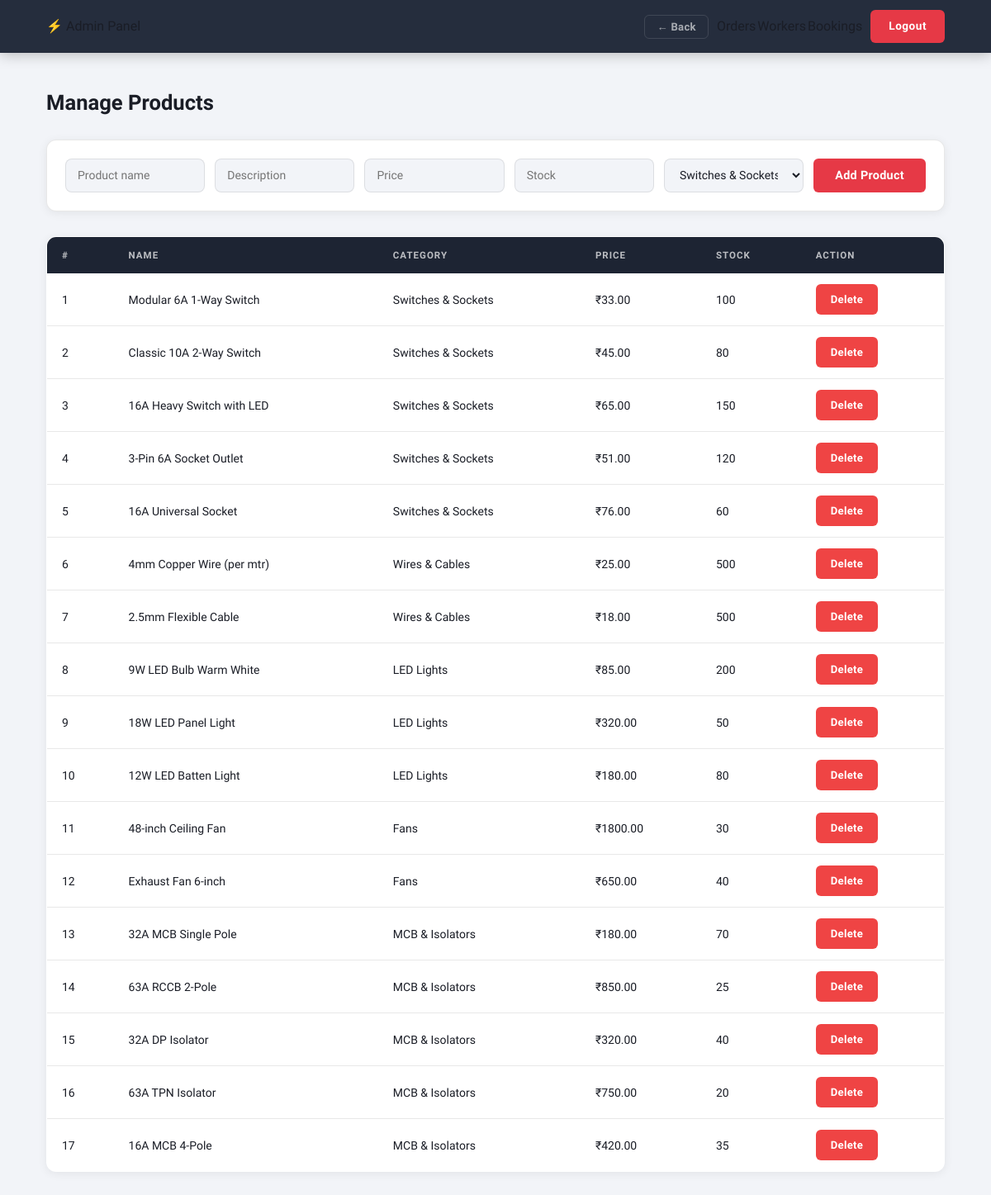
/admin/products (signed in), run on the app's committed database.
### tables this page shows
CREATE TABLE products (
            id INTEGER PRIMARY KEY AUTOINCREMENT,
            name TEXT NOT NULL,
            description TEXT,
            price REAL NOT NULL,
            stock INTEGER DEFAULT 0,
            category_id INTEGER,
            image TEXT DEFAULT 'placeholder.svg',
            created_at TIMESTAMP DEFAULT CURRENT_TIMESTAMP,
            FOREIGN KEY (category_id) REFERENCES categories(id)
        );

CREATE TABLE categories (
            id INTEGER PRIMARY KEY AUTOINCREMENT,
            name TEXT NOT NULL,
            icon TEXT
        );

### app.py (the view)
@app.route('/admin/products', methods=['GET', 'POST'])
def admin_products():
    if not admin_required():
        return redirect(url_for('login'))
    db = get_db()
    if request.method == 'POST':
        db.execute("INSERT INTO products (name, description, price, stock, category_id) VALUES (?, ?, ?, ?, ?)",
                   (request.form['name'], request.form['description'],
                    request.form['price'], request.form['stock'], request.form['category_id']))
        db.commit()
        flash('Product added!', 'success')
    products = db.execute("SELECT p.*, c.name as cat_name FROM products p JOIN categories c ON p.category_id=c.id").fetchall()
    categories = db.execute("SELECT * FROM categories").fetchall()
    db.close()
    return render_template('admin/products.html', products=products, categories=categories)

### app.py (called while the page is built)
def admin_required():
    return 'user_id' in session and session.get('user_role') == 'admin'

### database.py (called while the page is built)
def get_db():
    conn = sqlite3.connect('circuitron.db')
    conn.row_factory = sqlite3.Row
    return conn

### templates/admin/products.html (shortened to what this page needs)
{% extends 'base.html' %}
{% block content %}
<nav class="navbar navbar-admin">
    <a class="nav-brand" href="{{ url_for('admin_dashboard') }}">⚡ Admin Panel</a>
    <div class="nav-links">
        <a href="{{ url_for('admin_orders') }}">Orders</a>
        <a href="{{ url_for('admin_workers') }}">Workers</a>
        <a href="{{ url_for('admin_bookings') }}">Bookings</a>
        <a href="{{ url_for('logout') }}" class="btn-nav">Logout</a>
    </div>
</nav>
<div class="list-container">
    <h2>Manage Products</h2>
    <form method="POST" class="inline-form">
        <input type="text" name="name" required placeholder="Product name">
        <input type="text" name="description" placeholder="Description">
        <input type="number" name="price" step="0.01" required placeholder="Price">
        <input type="number" name="stock" required placeholder="Stock">
        <select name="category_id">
            {% for cat in categories %}<option value="{{ cat.id }}">{{ cat.name }}</option>{% endfor %}
        </select>
        <button type="submit" class="btn btn-primary">Add Product</button>
    </form>
    <table class="data-table" style="margin-top:30px">
        <thead><tr><th>#</th><th>Name</th><th>Category</th><th>Price</th><th>Stock</th><th>Action</th></tr></thead>
        <tbody>
        {% for p in products %}
        <tr>
            <td>{{ p.id }}</td>
            <td>{{ p.name }}</td>
            <td>{{ p.cat_name }}</td>
            <td>₹{{ "%.2f"|format(p.price) }}</td>
            <td>{{ p.stock }}</td>
            <td><a href="{{ url_for('admin_delete_product', pid=p.id) }}" class="btn btn-sm btn-danger" onclick="return confirm('Delete?')">Delete</a></td>
        </tr>
        {% endfor %}
        </tbody>
    </table>
</div>
{% endblock %}

### static/style.css (style rules this page uses)
:root { --red: #e63946; --red-dark: #c1121f; --navy: #1d2433; --navy-2: #252d3d; --bg: #f2f4f8; --bg-2: #ffffff; --bg-3: #eaecf2; --bg-4: #dde0e8; --border: rgba(0,0,0,0.09); --border-h: rgba(230,57,70,0.35); --text: #1a1d26; --text-2: #3d4252; --muted: #8892a4; --muted-2: #6b7585; --success: #10b981; --danger: #ef4444; --warning: #f59e0b; --info: #3b82f6; --r: 12px; --r-sm: 8px; --r-xs: 6px; --shadow: 0 2px 12px rgba(0,0,0,0.07); --shadow-md: 0 6px 24px rgba(0,0,0,0.1); --shadow-xl: 0 16px 48px rgba(0,0,0,0.13); --t: all 0.25s cubic-bezier(0.4,0,0.2,1); }
*, *::before, *::after { margin:0; padding:0; box-sizing:border-box; }
html { scroll-behavior:smooth; }
body { font-family:'Exo 2',sans-serif; background:var(--bg); color:var(--text); line-height:1.6; overflow-x:hidden; }
a { text-decoration:none; color:inherit; }
button { font-family:'Exo 2',sans-serif; cursor:pointer; border:none; }
.navbar { position:sticky; top:0; z-index:1000; display:flex; align-items:center; justify-content:space-between; padding:0 56px; height:64px; background:var(--navy); box-shadow:0 2px 16px rgba(0,0,0,0.25); }
.nav-brand { display:flex; flex-direction:column; gap:1px; }
.nav-links { display:flex; align-items:center; gap:2px; }
.btn-nav { background:var(--red); color:white; font-weight:700; font-size:0.85rem; padding:9px 22px; border-radius:var(--r-xs); transition:var(--t); margin-left:8px; font-family:'Rajdhani',sans-serif; letter-spacing:0.5px; }
.navbar-admin { background:var(--navy-2); }
.btn { display:inline-flex; align-items:center; justify-content:center; gap:8px; padding:12px 26px; border-radius:var(--r-xs); font-weight:700; font-size:0.9rem; cursor:pointer; border:none; transition:var(--t); white-space:nowrap; letter-spacing:0.3px; font-family:'Exo 2',sans-serif; }
.btn-primary { background:var(--red); color:white; }
.btn-danger { background:var(--danger); color:white; }
.btn-sm { padding:8px 18px; font-size:0.82rem; }
.list-container { max-width:1280px; margin:0 auto; padding:40px 56px; }
.list-container > h2 { font-family:'Rajdhani',sans-serif; font-size:1.6rem; font-weight:700; color:var(--text); margin-bottom:24px; }
.data-table { width:100%; border-collapse:collapse; background:var(--bg-2); border:1px solid var(--border); border-radius:var(--r); overflow:hidden; box-shadow:var(--shadow); }
.data-table th { background:var(--navy); color:rgba(255,255,255,0.7); padding:13px 18px; text-align:left; font-size:0.72rem; font-weight:700; letter-spacing:1px; text-transform:uppercase; }
.data-table td { padding:13px 18px; border-bottom:1px solid var(--border); font-size:0.875rem; color:var(--text); }
.data-table tr:last-child td { border-bottom:none; }
.inline-form { display:flex; gap:12px; flex-wrap:wrap; background:var(--bg-2); border:1px solid var(--border); padding:22px; border-radius:var(--r); margin-bottom:24px; box-shadow:var(--shadow); }
.inline-form input, .inline-form select { padding:10px 14px; background:var(--bg); border:1.5px solid var(--border); border-radius:var(--r-sm); font-size:0.875rem; color:var(--text); flex:1; min-width:140px; font-family:'Exo 2',sans-serif; }

### data on the page
products: id "1", name "Modular 6A 1-Way Switch", cat_name "Switches & Sockets", price "33.00", stock "100"
products: id "2", name "Classic 10A 2-Way Switch", cat_name "Switches & Sockets", price "45.00", stock "80"
products: id "3", name "16A Heavy Switch with LED", cat_name "Switches & Sockets", price "65.00", stock "150"
products: id "4", name "3-Pin 6A Socket Outlet", cat_name "Switches & Sockets", price "51.00", stock "120"
products: id "5", name "16A Universal Socket", cat_name "Switches & Sockets", price "76.00", stock "60"
products: id "6", name "4mm Copper Wire (per mtr)", cat_name "Wires & Cables", price "25.00", stock "500"
products: id "7", name "2.5mm Flexible Cable", cat_name "Wires & Cables", price "18.00", stock "500"
products: id "8", name "9W LED Bulb Warm White", cat_name "LED Lights", price "85.00", stock "200"
products: id "9", name "18W LED Panel Light", cat_name "LED Lights", price "320.00", stock "50"
products: id "10", name "12W LED Batten Light", cat_name "LED Lights", price "180.00", stock "80"
products: id "11", name "48-inch Ceiling Fan", cat_name "Fans", price "1800.00", stock "30"
products: id "12", name "Exhaust Fan 6-inch", cat_name "Fans", price "650.00", stock "40"
products: id "13", name "32A MCB Single Pole", cat_name "MCB & Isolators", price "180.00", stock "70"
products: id "14", name "63A RCCB 2-Pole", cat_name "MCB & Isolators", price "850.00", stock "25"
products: id "15", name "32A DP Isolator", cat_name "MCB & Isolators", price "320.00", stock "40"
products: id "16", name "63A TPN Isolator", cat_name "MCB & Isolators", price "750.00", stock "20"
products: id "17", name "16A MCB 4-Pole", cat_name "MCB & Isolators", price "420.00", stock "35"

### other printed values
form field category_id "Switches & Sockets"
